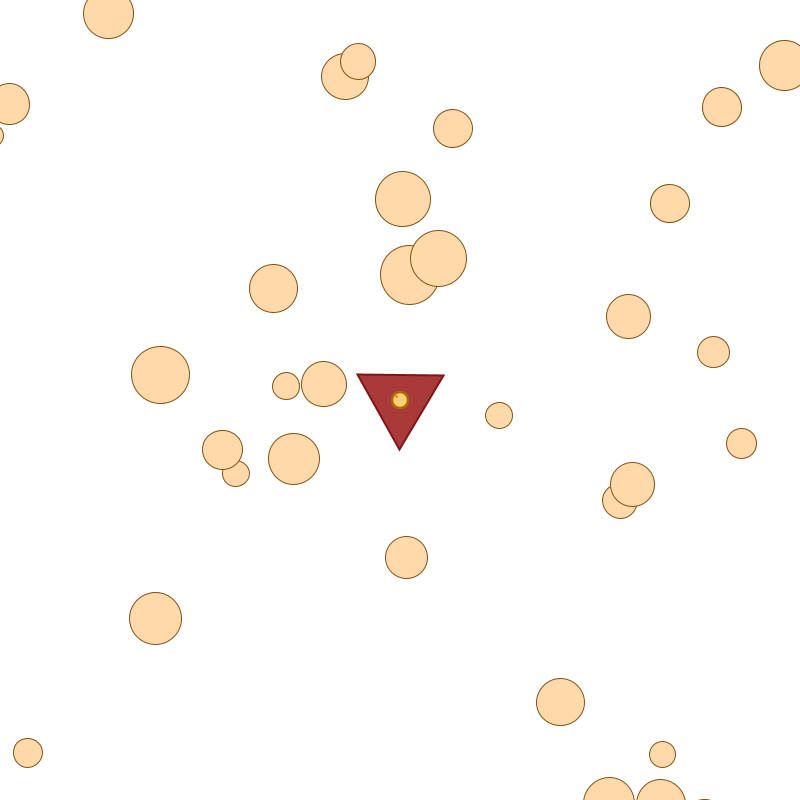
Frame 1 (no input)
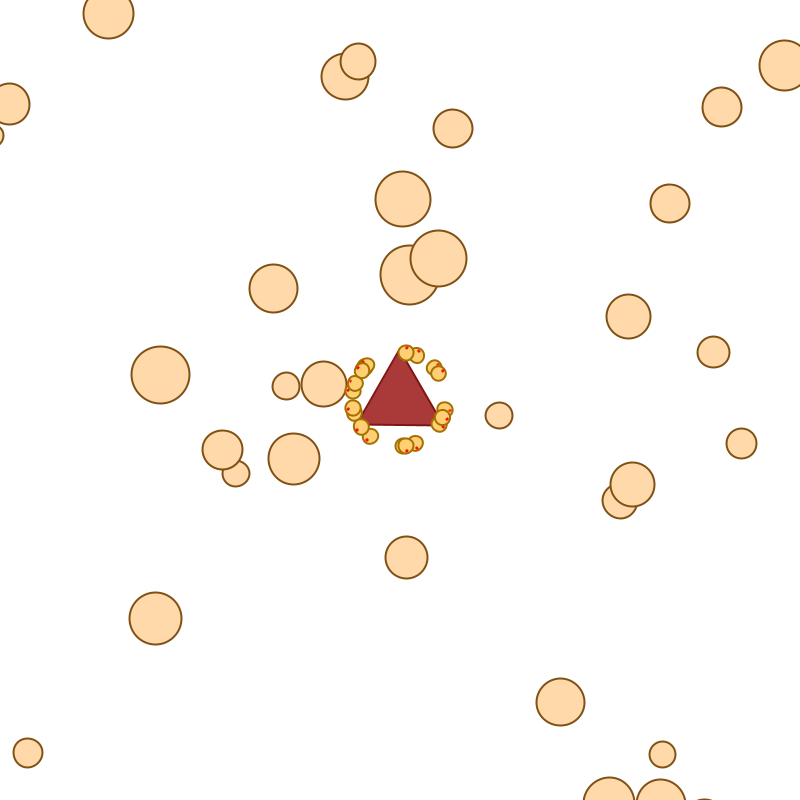
Frame 60 (the mouse pressed at the canvas centre just before this capture)
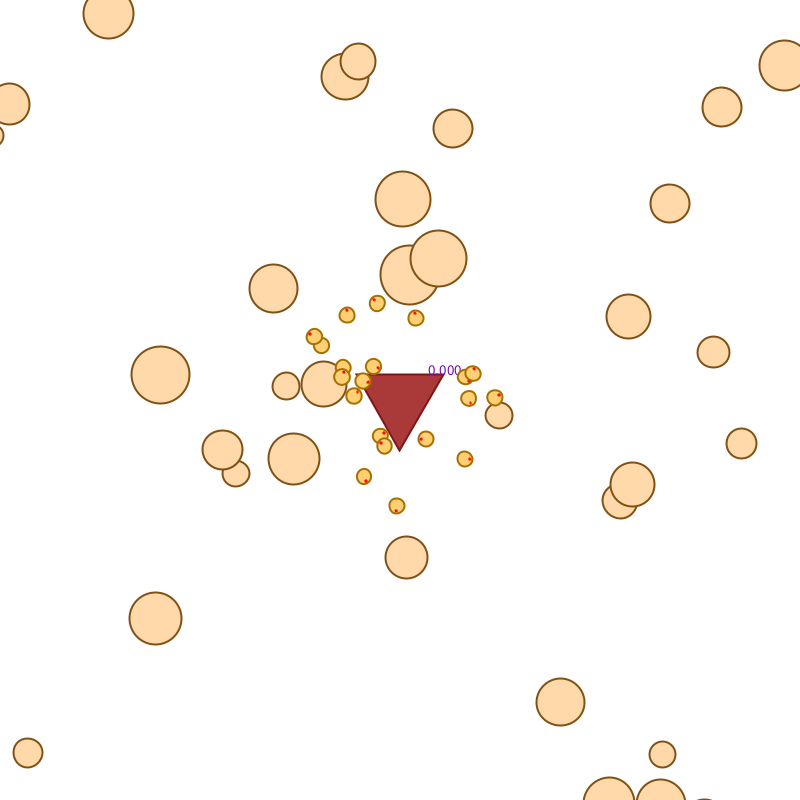
Frame 120 (the mouse held since frame 60 and released just before this capture)

The Processing sketch that drew these frames (run headless with seeded random() and noise(); from frame 60 on, the mouse is pressed at the canvas centre):

// Processing sketch: processing_180464
// ── processing_180464.pde


//arraylist of drones
//
ArrayList <Unit> supportDrone = new ArrayList<Unit>();
ArrayList <Asteroid> meteors = new ArrayList<Asteroid>();
ArrayList <Base> Sputniks = new ArrayList<Base>();

int maxMine = 2;
int number_of_drones = 20;
int number_of_asteroids = 400;

//for scrolling and scaling
float XX = 0;
float YY = 0;
float smooth = 0.8;
float scaleSize = 1;


void setup() {
   size (800,800);
   
//adding drones

   
   for (int i = 0; i < number_of_drones; i ++) {
     supportDrone.add (new Unit (width/2, height/2));
   }

//adding meteors

   for (int i = 0; i < number_of_asteroids; i ++) {
     meteors.add (new Asteroid (random (-width*2, width*2),random (-height*2, height*2), random(20,60)));
   }
   
// adding Sputnick (which are just bases for collecting resources)

   for (int i = 0; i < 1; i ++) {
     Sputniks.add (new Base (width/2, height/2));
   }


}




void draw() {
  background(255,255,255);
  
//scrolling
  translate (XX, YY);
  scale (scaleSize);

// drawing asteroids
for (Asteroid space_rock : meteors) {
    space_rock.script();
  }

//deleting asteroids which are lost
for (int i = 0; i < meteors.size(); i++) {
   
    Asteroid m = meteors.get(i);
   
    if (m.getSize()<0.5) {
      meteors.remove(i);
    }
  }

//drawing bases
for (Base sp : Sputniks) {
    sp.script();
  }





//scripting for each asteroid 
for (Unit drone : supportDrone) {
  
//finding the nearest asteroid (state 5 - looking for an asteroid)
  
  if (drone.getState() == 5) {

  // update the drone's information about the asteroids (drone chooses the one which is closer) 
  
  for (int i = 0; i < meteors.size(); i++) {
    Asteroid space_rock = meteors.get(i);
    drone.updateAsteroidLocation(i, space_rock.getX(), space_rock.getY());
  }
  
  //where do I go from here?  
  int counter2 = 0;
  for (int i = 0; i < supportDrone.size(); i++) {
    Unit current_drone = supportDrone.get(i);  
    if ((dist(drone.nearestAstX(), drone.nearestAstY(), current_drone.nearestAstX(), current_drone.nearestAstY()) < 50)) {
      counter2 = counter2 + 1;
    }
  }
  
  //if the nearest asteroid has 3 or more drones already - start searching for a new one
  //if less than 3 - ok - move on to it
  if (counter2 < maxMine) {drone.setState(6);}
  if (counter2 >= maxMine) {drone.setState(8); drone.setLever(1); } //this "level" thing is just a path as I tried to make the drone go throught the 8th state only once
  }

// update the drone's information about the base
  Base sp = Sputniks.get(0);
  drone.init_base (sp.getX(), sp.getY(), sp.getRes());


//  when looking for an asteroid, if 3 or more are already mineing one (the one this drone has chosen) - choose another
  if (drone.getState() == 2) {
    int counter = 0;
    for (int i = 0; i < supportDrone.size(); i++) {
  
      Unit current_drone = supportDrone.get(i);  
      if (dist (drone.getX(), drone.getY(), current_drone.getX(), current_drone.getY()) < 10) {
        counter = counter + 1;
      }
    
      if (counter >= maxMine) {
        drone.setState (8);
        drone.setLever (1);
      }
  
      if (counter < maxMine) {
        drone.setState (9);
      }
    }
}

// mining the asteroids 
  if (drone.getState() == 9) {
    for (int i = 0; i < meteors.size(); i++) {
    Asteroid space_rock = meteors.get(i);
      if (dist (drone.getX(), drone.getY(), space_rock.getX(), space_rock.getY()) < 30) {
        space_rock.decRes (drone.getMS());
      }
    }
  }

// unloading the cargo 
  if (drone.getState() == 4) {
    for (int i = 0; i < Sputniks.size(); i++) {
    Base sat = Sputniks.get(i);
      if (dist (drone.getX(), drone.getY(), sat.getX(), sat.getY()) < 40) {
        sat.addRes (drone.getMS());
      }
    }
  }
}

//drawing everything
for (Unit drone : supportDrone) {
  drone.script();
  }

}

void mouseDragged() {
if (pmouseX < mouseX) {XX = XX + abs(pmouseX-mouseX)*smooth;}
if (pmouseX > mouseX) {XX = XX - abs(pmouseX-mouseX)*smooth;}
if (pmouseY < mouseY) {YY = YY + abs(pmouseY-mouseY)*smooth;}
if (pmouseY > mouseY) {YY = YY - abs(pmouseY-mouseY)*smooth;}
}


void mouseWheel(MouseEvent event) {
  float e = event.getCount();
  scaleSize = scaleSize + e/10;
//  println(scaleSize);
}

class Asteroid {
  PVector location;
  float size;
  int counter = 0;
  
Asteroid (float x, float y, float _size) { 
  location = new PVector(x,y);
  size =  _size;
}

//showing everything
void present () {
  pushMatrix ();
  pushStyle();
  translate (location.x, location.y);

  
  stroke(#805115);
  fill (#FFD9AA);
  ellipse (0,0,size,size);
  
  popMatrix();
  popStyle();

  }

//show the resources left when pointing at the asteroid
void tellRes () {
  if (((mouseX - location.x)*(mouseX - location.x) + (mouseY - location.y)*(mouseY - location.y)) < size*size) {
  pushStyle();
  textSize (15);
  fill  (112,14,178);

  text (int(size), location.x+size*0.6, location.y); 
  popStyle();
  } 
 
 }

//doinf everything for the asteroid
void script () {
  present();
  tellRes();
  }


float getX () {
return location.x;
}

float getY () {
return location.y;
}

//decrease the resources for the asteroids
void decRes (float mining) {
  size = size - mining;
}

float getSize () {
return size;
}
}


class Base {

PVector location;



float res = 0;
float size = 50;
float angle = 0;


Base (float _x, float _y) {

  location =  new PVector(_x,_y);

  }


//show everuthing
void show () {
  angle = angle + 1;
  pushMatrix();
  pushStyle(); 
   
  translate (location.x, location.y);
  rotate (radians(angle));
  fill (203, 136,136); 
  strokeWeight (2);
  stroke(#801515);
  fill (#AA3939);
  triangle(0, size, size*sin(PI/3), -size*cos(PI/3), -size*sin(PI/3), -size*cos(PI/3));

// the base in consuming the res periodically 
  res = res - 0.001;
  if (res < 0) {res = 0;} 
  
  
  popMatrix();
  popStyle();
}

//scripting 
void script () {
show ();
showRes();
}

void showRes () {

  if ((mouseX < location.x + size/2) && (mouseX > location.x - size/2) && (mouseY > location.y - size/2) && (mouseY < location.y + size/2)) {
  
  pushStyle();  
  textSize (15);
  fill  (112,14,178);



  text (res, location.x +size*0.5, location.y - size*0.5); 
  popStyle();
  }
  
}

float getX () {
return location.x;
}

float getY () {
return location.y;
}

float getRes () {
return res;
}

//add res when the droids are unloading
void addRes (float addRes) {
res = res + addRes;
}

}
class Unit {
//globals for all the functions
PVector location;
PVector velocity;
PVector acceleration;
float stop_distance = 100;

//size of the drone
int s = 15;

//the target the ship is moving to now
PVector currentTarget = new PVector (0,0);

//milscenarious variables
float maxforce;
float maxspeed;
float r = 5;
float m = 5;

// asteroids search
PVector nearestAsteroid = new PVector (width, height);
PVector currentAsteroid; 
float floatCurrAst = 50;



// life parameters - not used in this version
float hp = 100;
float fp = 100;
float dhp = 0.01;
float dfp = 0.01;


//base info
PVector base_location = new PVector (width, height);
float b_res = 0;

//search_radius
int search_radius = 400;

//mining
float store = 0;
float dstore = 0.001;
float maxstore = 0.1;

//states (random search for time_diff time
int state = 8; 
int lever = 1;

//distance to the asteroid / base
float ast_dist = 0;
float base_dist = 0;

//needed for the random search
int time_roam = 0;
int time_diff = 2000;
  
 
  
Unit (float _x, float _y) {
// initializing the object
  acceleration = new PVector (0,0);
  velocity = new PVector (0,0);
  location = new PVector (_x, _y);
  
  maxspeed = 1;
  maxforce = 0.2;
  }

//**************************************************************
//MOVING PROCEDURE
//**************************************************************


//some inner procedures for the move function
void seek(PVector target) {
  PVector desired = PVector.sub (target, location);
  float d = desired.mag();
  desired.normalize();

if (d < stop_distance) {
  float con = map (d, 0, stop_distance, 0, maxspeed);
  desired.mult (con);
}

else {
  desired.mult(maxspeed);
}

  PVector steer = PVector.sub(desired, velocity);
  steer.limit (maxforce/m);
  
  acceleration.add (steer);
}

// update the coordinates - BASICALLY moving
void update() {
  velocity.add (acceleration);
  velocity.limit (maxspeed);
  location.add (velocity);
  acceleration.mult(0);
}

//the main MOVE function - sets the target
void setTarget (float _x, float _y) {
  currentTarget.x = _x;
  currentTarget.y = _y;

}

//showing everything on the screen
void display() {
float theta = velocity.heading2D() + PI/2;
float flameSize = velocity.mag();
flameSize = map (flameSize, 0, maxspeed, 0, s*2); 
  
  
  
  pushMatrix();
  translate (location.x, location.y);
 
  fill (0,0,0);
 
  
  rotate (theta);
  stroke (153); 
  strokeWeight (2);

  stroke(#A66F00);
  fill (#FFD073);
  ellipse (0,0, s,s);
  fill (#FF0000);
  stroke(#FF0000);
  ellipse (0,-s/3, s/9,s/9);
  
  //displayFlame (0, s/2, flameSize,flameSize/2,6);
  popMatrix();
}

// moving
void move () {
//only responsible for moving
  seek(currentTarget);
  update();
  switch_state();
}

//the main function
void script() {
  move();
  display();
}

// life statistics - originally the drone should have needed repairs and fuel - not in this version
void life () {
hp = hp - dhp;
fp = fp - dfp;
}

//**************************************************************
//BEHAVIOUR
//**************************************************************

//still in progress, many were added on the go, as the need arose 
void switch_state () {
//0 - idle
//1 - 
//2 - near the asteroid
//3 - full - setting course to the base for unloading
//4 - near the base - unloading
//5 - looking for the nearest asteroid (checking if there is one with less, than 3 mineing drones already ... 
//6 - the target asteroid established (this state is awarded through the "main" tab)
//7 - asteroid coordinates are set -> moving to the asteroid
//8 - randomly looking for a suitable asteroid for 2 sec 
//9 - near the asteroid -> mineing the asteroid (this state is awarded through the "main" tab)


//usefull distances to the base / asteroid
  ast_dist = dist (location.x, location.y, nearestAsteroid.x, nearestAsteroid.y);
  base_dist = dist (location.x, location.y, base_location.x, base_location.y);
  
  
  //state 8 - randomly looking for a suitable asteroid for 2 sec 
  float angle = random (0,360);
  
  if (state == 8 && lever == 1) {
    float xx = location.x + search_radius*sin(radians(angle));
    float yy = location.y + search_radius*cos(radians(angle));
    setTarget (xx, yy);
    time_roam = millis ();  
    lever = 0;  //need to run this state on;y once in the cycle
  
  }
  
  //done scouting around - now idle
  if (((millis() - time_roam) > time_diff) && state == 8) {
  state = 0; //idle
  }
  

  
  //if idle - check if  the base needs the resources and proceed 
  if ((b_res < 10) && (store < 2*dstore) && state == 0) {
  state = 5; //looking for a suitable asteroid
  }
  
  //awarded throught the main tab - asteroid found
  if (state == 6) {
  setTarget (nearestAsteroid.x, nearestAsteroid.y);
  state = 7; //asteroid coordinates are set -> moving to the asteroid
  }
  
  
  //now near the asteroid
  if ((ast_dist < 20) &&  state == 7  && store < maxstore) {
  state = 2; //check if there are already 3 drones here
  }
  
  
  //start mining (awarded throught the main tab - asteroid found)
  if (state == 9) {
    store = store + dstore;
    fill (0,0,0);
    text ("state 9 - mining", location.x, location.y);
  }

  //have collected enough resources to fit its  bay
  if (store >= maxstore) {
    state = 3;
  }

  //set the base as the target
  if (state == 3) {
    setTarget (base_location.x, base_location.y);
   
  }

  //now near the base
  if (base_dist < 40 && state == 3) {
    state = 4;
  }
  
  //start unloading
  if (state == 4) {
  store = store - dstore;
  }

  //now near the base, unloaded -> idle
  if (store < 2*dstore && base_dist < 10 && state == 4) {
  state = 0;
  }
}

//**************************************************************
//UTILITIES
//**************************************************************

//updating the info from the main tab - basically comparing the current_asteroid the droid wants to harvest with the one received from the main tab
//if the one received is closer - forget about the one it already has <- used to change from state 5 (looking for an asteroid) to state 6 (coordinates of the asteroid set)

void updateAsteroidLocation (int i, float x, float y) {
  currentAsteroid = new PVector (x, y);
  PVector index = PVector.sub(currentAsteroid,location);
  
  if (i == 0) {
    floatCurrAst = sqrt (height*height + width*width);
  }
  
  if (index.mag() < floatCurrAst) {
    nearestAsteroid = new PVector (x,y);
    floatCurrAst = index.mag( ); 
  }

}

// this one was needed to see what the drone is "thinking" about
void showNearestAst () {
   line (location.x, location.y, nearestAsteroid.x, nearestAsteroid.y);
}

// this one was needed to see what the drone is "thinking" about
void showBase () {
   line (location.x, location.y, base_location.x, base_location.y);
}

//asking for the coordinates of the base
void init_base (float _b_x, float _b_y, float _b_res) {

base_location = new PVector (_b_x, _b_y);
b_res = _b_res;

}

int getState () {
return state;
}

float getX () {
return location.x;
}

float getY () {
return location.y;
}

void setLever (int lev) {
lever = lev;
}

void setState (int st) {
state = st;
}

float getMS () {
return dstore;
}

float nearestAstX () {
return nearestAsteroid.x;
}

float nearestAstY () {
return nearestAsteroid.y;
}

}





void displayFlame (int x, int y, float w, float h, int dir) {
  int angle = 0;
  pushMatrix();
  pushStyle();
  
//  translate (x+w/2, y);
  
  if (dir == 12) {angle = -90; translate (x, y-w/2);}
  if (dir == 3) {angle = 0; translate (x+w/2, y);}
  if (dir == 6) {angle = 90; translate (x, y+w/2);}
  if (dir == 9) {angle = 180;translate (x-w/2, y);}
  
  noStroke();  
  
  rotate (radians(angle));
  
  fill (73, 126, 219, random (90,105));
  ellipse (0,0, random (w*0.9, w), random (h*0.9, h*1.1));
  
  fill (73,126,219, random (155,165));
  ellipse (0 - w/4,0,w/2,random (h*0.5, h*0.7));
  popStyle();
  popMatrix();
  
}
